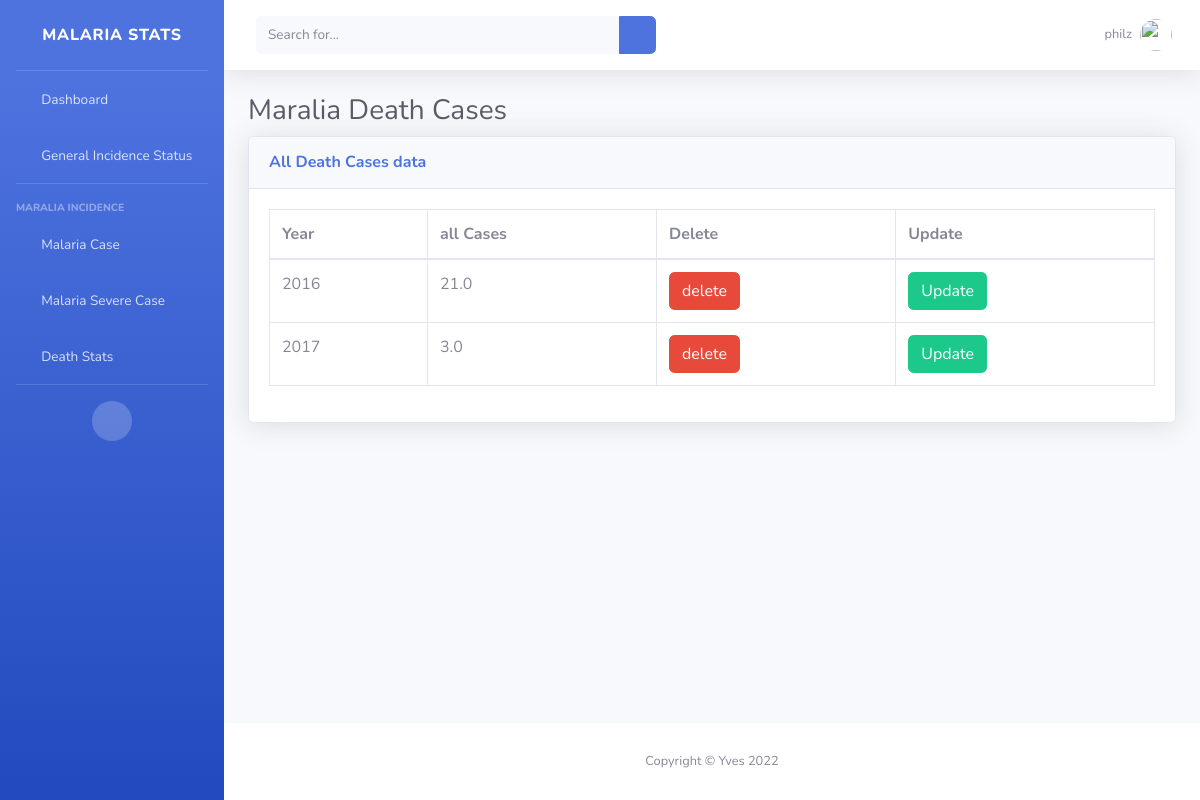
Screenshot of //deathcase (signed in) with the database file from the repository.
### home/models.py (models this page shows)
class DeathData(models.Model):
    year = models.CharField(max_length=250)
    value = models.FloatField()
    objects = DataFrameManager()

### home/views.py (the view)
# urls.py: path('/deathcase', views.deathcase, name='all_death'),
def deathcase(request):
    selectcase = DeathData.objects.all()
    contextdata = {
        'cases': selectcase
    }
    return render(request,'alldeath.html', context=contextdata)

### templates/alldeath.html (shortened to what this page needs)
{% extends 'base.html' %}
{% load static %}
{% block content %}
                <div class="container-fluid">
                    <h1 class="h3 mb-2 text-gray-800">Maralia Death Cases</h1>
                    <div class="card shadow mb-4">
                        <div class="card-header py-3">
                            <h6 class="m-0 font-weight-bold text-primary">All Death Cases data</h6>
                        </div>
                        <div class="card-body">
                            <div class="table-responsive">
                                <table class="table table-bordered" id="dataTable" width="100%" cellspacing="0">
                                    <thead>
                                        <tr>
                                            <th>Year</th>
                                            <th>all Cases</th>
                                            <th>Delete</th>
                                            <th>Update</th>
                                        </tr>
                                    </thead>
                                    <tbody>
                                      {% for x in cases %}
                                        <tr>
                                            <td>{{ x.year }}</td>
                                            <td>{{ x.value}}</td>
                                            <td><a href="{% url 'deleteDeath' id=x.id %}"><span class="btn btn-danger">delete</span></a></td>
                                            <td><a href="{% url 'updateDeath' id=x.id %}"><span class="btn btn-success">Update</span></a></td>
                                        </tr>
                                        {% endfor %}
                                    </tbody>
                                </table>
                            </div>
                        </div>
                    </div>
                </div>
{% endblock %}

### templates/base.html (shortened to what this page needs)
{% load static %}
<!DOCTYPE html>
<html lang="en">
<head>
    <link href="{% static 'vendor/fontawesome-free/css/all.min.css' %}" rel="stylesheet" type="text/css">
    <link href="{% static 'css/sb-admin-2.min.css' %}" rel="stylesheet">
</head>
<body id="page-top">
    <div id="wrapper">
        <ul class="navbar-nav bg-gradient-primary sidebar sidebar-dark accordion" id="accordionSidebar">
            <a class="sidebar-brand d-flex align-items-center justify-content-center" href="{% url 'home' %}">
                <div class="sidebar-brand-text mx-3">Malaria Stats</div>
            </a>
            <hr class="sidebar-divider my-0">
            <li class="nav-item">
                <a class="nav-link" href="{% url 'home' %}">
                    <i class="fas fa-fw fa-tachometer-alt"></i>
                    <span>Dashboard</span></a>
            </li>
            <li class="nav-item">
                <a class="nav-link" href="{% url 'general' %}">
                    <i class="fas fa-fw fa-tachometer-alt"></i>
                    <span>General Incidence Status</span></a>
            </li>
            <hr class="sidebar-divider">
            <div class="sidebar-heading">
                Maralia Incidence
            </div>
            <li class="nav-item">
                <a class="nav-link collapsed" href="" data-toggle="collapse" data-target="#collapse1"
                    aria-expanded="true" aria-controls="collapse1">
                    <i class="fas fa-fw fa-table"></i>
                    <span>Malaria Case</span>
                </a>
            </li>
            <li class="nav-item">
                <a class="nav-link collapsed" href="" data-toggle="collapse" data-target="#collapse2"
                    aria-expanded="true" aria-controls="collapse2">
                    <i class="fas fa-fw fa-table"></i>
                    <span>Malaria Severe Case</span>
                </a>
            </li>
            <li class="nav-item">
                <a class="nav-link collapsed" href="" data-toggle="collapse" data-target="#collapse3"
                    aria-expanded="true" aria-controls="collapse3">
                    <i class="fas fa-fw fa-table"></i>
                    <span>Death Stats</span>
                </a>
            </li>
            <hr class="sidebar-divider d-none d-md-block">
            <div class="text-center d-none d-md-inline">
                <button class="rounded-circle border-0" id="sidebarToggle"></button>
            </div>
        </ul>
        <div id="content-wrapper" class="d-flex flex-column">
            <div id="content">
                <nav class="navbar navbar-expand navbar-light bg-white topbar mb-4 static-top shadow">
                    <form
                        class="d-none d-sm-inline-block form-inline mr-auto ml-md-3 my-2 my-md-0 mw-100 navbar-search">
                        <div class="input-group">
                            <input type="text" class="form-control bg-light border-0 small" placeholder="Search for..."
                                aria-label="Search" aria-describedby="basic-addon2">
                            <div class="input-group-append">
                                <button class="btn btn-primary" type="button">
                                    <i class="fas fa-search fa-sm"></i>
                                </button>
                            </div>
                        </div>
                    </form>
                    <ul class="navbar-nav ml-auto">
                        {% if user.is_authenticated %}
                        <li class="nav-item dropdown no-arrow">
                            <a class="nav-link dropdown-toggle" href="#" id="userDropdown" role="button"
                                data-toggle="dropdown" aria-haspopup="true" aria-expanded="false">
                                <span class="mr-2 d-none d-lg-inline text-gray-600 small">{{user.username}}</span>
                                <img class="img-profile rounded-circle"
                                    src="{% static 'img/undraw_profile.svg' %}">
                            </a>
                        </li>
                        {% endif %}
                    </ul>
                </nav>
    {% block content %}
    {% endblock %}
            </div>
            <footer class="sticky-footer bg-white">
                <div class="container my-auto">
                    <div class="copyright text-center my-auto">
                        <span>Copyright &copy; Yves 2022</span>
                    </div>
                </div>
            </footer>
        </div>
    </div>
</body>
</html>

### rows the page displays
DeathData: year "2016", value "21.0"
DeathData: year "2017", value "3.0"

### other values shown
{{ user.username }} "philz"
